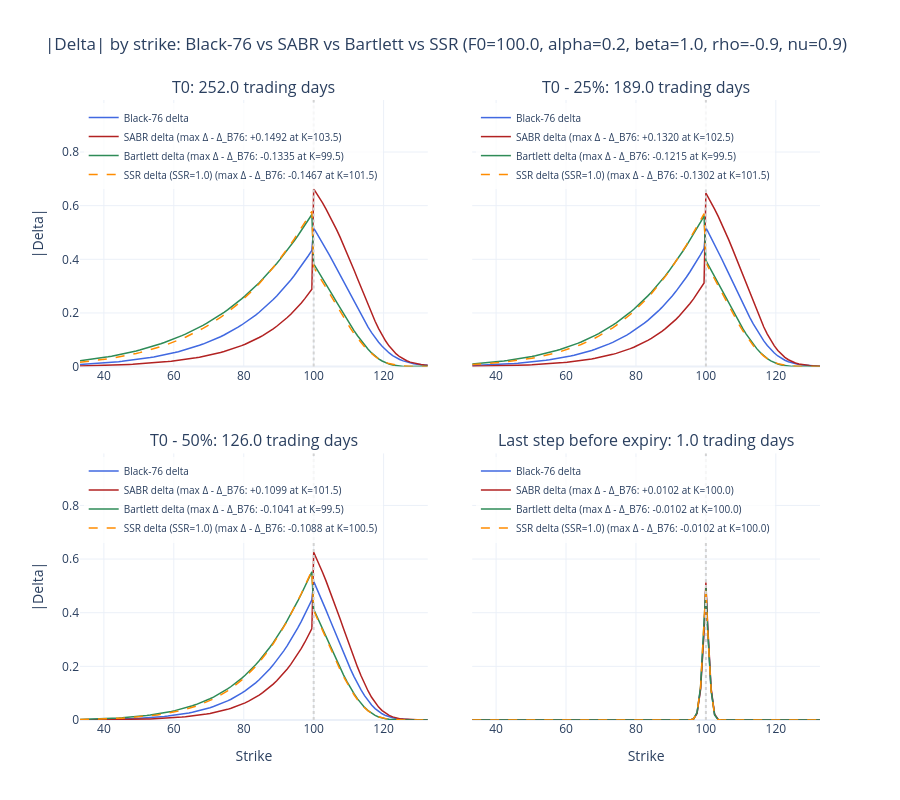

Notebook cell for this chart:
### Code cell
from plotly.subplots import make_subplots

# Deltas at the initial state (F0, initial alpha) across the portfolio strikes, at four remaining maturities.
# Portfolio strikes plus F0 itself, so the at-the-money point is computed exactly.
delta_2d_strikes = np.union1d(option_universe["strike"].to_numpy(dtype=float), F0)
delta_2d_is_call = delta_2d_strikes >= F0            # OTM convention: puts below F0, calls from F0 up
delta_2d_maturities = {
    "T0": maturity_years,
    "T0 - 25%": 0.75 * maturity_years,
    "T0 - 50%": 0.50 * maturity_years,
    "Last step before expiry": maturity_years / n_steps,
}
delta_2d_styles = (
    ("delta", "Black-76 delta", "royalblue", "solid"),
    ("sabr_delta", "SABR delta", "firebrick", "solid"),
    ("bartlett_delta", "Bartlett delta", "seagreen", "solid"),
    ("ssr_delta", f"SSR delta (SSR={ssr})", "darkorange", "dash"),  # dashed: close to Bartlett when SSR = 1
)

delta_2d_fig = make_subplots(
    rows=2, cols=2, shared_yaxes=True, vertical_spacing=0.14, horizontal_spacing=0.06,
    subplot_titles=[f"{label}: {tau * 252:.1f} trading days" for label, tau in delta_2d_maturities.items()],
)
# One legend per panel. SABR, Bartlett and SSR entries show their largest signed delta gap to Black-76 in that panel
# (signed, not on |Delta|, so the sign is the same for puts and calls: SABR - B76 = vega * dIV/dF).
delta_2d_legends = {}
for panel, tau in enumerate(delta_2d_maturities.values()):
    row, col = divmod(panel, 2)
    legend_id = "legend" if panel == 0 else f"legend{panel + 1}"
    marks = sabr_option_marks(F0, alpha, tau, delta_2d_strikes, delta_2d_is_call, beta, rho, nu, risk_free_rate, ssr=ssr)
    for name, label, color, dash in delta_2d_styles:
        diff = marks[name] - marks["delta"]
        if name == "delta":
            legend_name = label
        else:
            worst = int(np.argmax(np.abs(diff)))
            legend_name = f"{label} (max Δ - Δ_B76: {diff[worst]:+.4f} at K={delta_2d_strikes[worst]:.1f})"
        delta_2d_fig.add_trace(go.Scatter(
            x=delta_2d_strikes, y=np.abs(marks[name]), customdata=diff, mode="lines", name=legend_name,
            line={"color": color, "width": 1.5, "dash": dash}, legend=legend_id,
            hovertemplate=f"{label}<br>|Delta|: %{{y:.4f}}<br>Δ - Δ_B76: %{{customdata:+.4f}}<extra></extra>",
        ), row=row + 1, col=col + 1)
    delta_2d_fig.add_vline(x=F0, line={"dash": "dot", "color": "lightgray"}, row=row + 1, col=col + 1)

    x_axis = delta_2d_fig.layout["xaxis" if panel == 0 else f"xaxis{panel + 1}"]
    y_axis = delta_2d_fig.layout["yaxis" if panel == 0 else f"yaxis{panel + 1}"]
    delta_2d_legends[legend_id] = {
        "x": x_axis.domain[0] + 0.005, "y": y_axis.domain[1] - 0.005, "xanchor": "left", "yanchor": "top",
        "bgcolor": "rgba(255,255,255,0.8)", "font": {"size": 10},
    }

delta_2d_fig.update_xaxes(title_text="Strike", row=2)
# Headroom above the ATM peak so the in-panel legends do not hide the curves.
delta_2d_y_max = 1.5 * max(np.nanmax(trace.y) for trace in delta_2d_fig.data)
delta_2d_fig.update_yaxes(range=[0, delta_2d_y_max])
delta_2d_fig.update_yaxes(title_text="|Delta|", col=1)
delta_2d_fig.update_layout(
    title=f"|Delta| by strike: Black-76 vs SABR vs Bartlett vs SSR (F0={F0}, alpha={alpha}, beta={beta}, rho={rho}, nu={nu})",
    template="plotly_white", height=800, hovermode="x unified",
    **delta_2d_legends,
)
delta_2d_fig.show()
